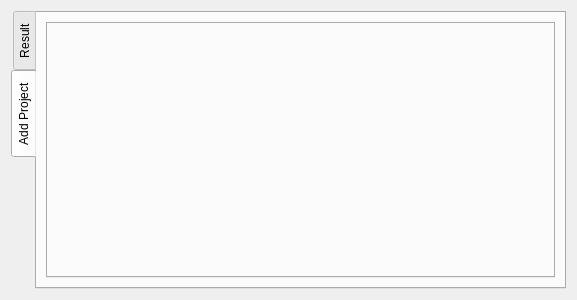
<?xml version="1.0" encoding="UTF-8"?>
<ui version="4.0">
 <class>Dialog</class>
 <widget class="QDialog" name="Dialog">
  <property name="geometry">
   <rect>
    <x>0</x>
    <y>0</y>
    <width>577</width>
    <height>300</height>
   </rect>
  </property>
  <property name="windowTitle">
   <string>Dialog</string>
  </property>
  <layout class="QVBoxLayout" name="verticalLayout">
   <item>
    <widget class="QTabWidget" name="tabWidget_side">
     <property name="enabled">
      <bool>true</bool>
     </property>
     <property name="tabPosition">
      <enum>QTabWidget::West</enum>
     </property>
     <property name="currentIndex">
      <number>1</number>
     </property>
     <widget class="QWidget" name="tab">
      <attribute name="title">
       <string>Result</string>
      </attribute>
      <layout class="QVBoxLayout" name="verticalLayout_2">
       <item>
        <widget class="QTabWidget" name="tabWidget_result">
         <property name="currentIndex">
          <number>-1</number>
         </property>
        </widget>
       </item>
      </layout>
     </widget>
     <widget class="QWidget" name="tab_2">
      <property name="styleSheet">
       <string notr="true">margin: 0;</string>
      </property>
      <attribute name="title">
       <string>Add Project</string>
      </attribute>
      <layout class="QVBoxLayout" name="verticalLayout_3">
       <item>
        <widget class="QTabWidget" name="tabWidget_project">
         <property name="enabled">
          <bool>true</bool>
         </property>
         <property name="tabShape">
          <enum>QTabWidget::Rounded</enum>
         </property>
         <property name="currentIndex">
          <number>-1</number>
         </property>
         <property name="elideMode">
          <enum>Qt::ElideNone</enum>
         </property>
        </widget>
       </item>
      </layout>
     </widget>
    </widget>
   </item>
  </layout>
 </widget>
 <resources/>
 <connections/>
</ui>
